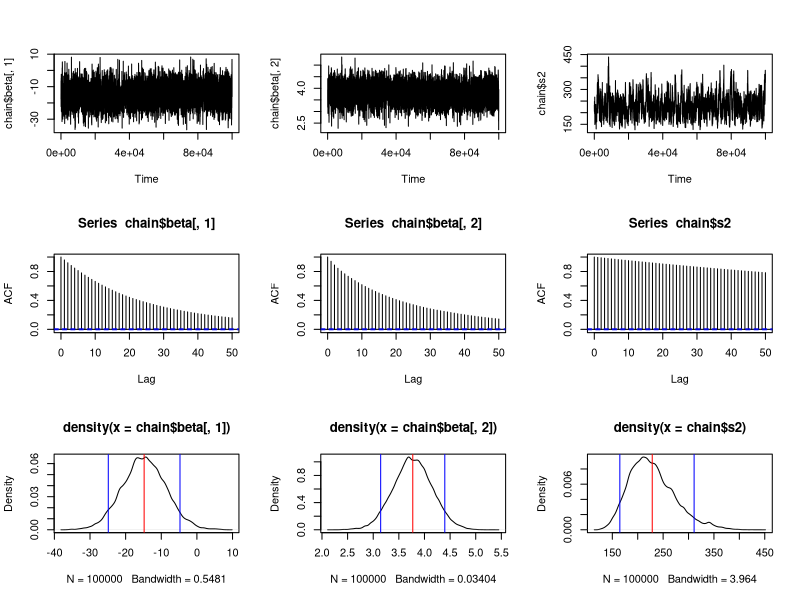

Recreate this plot in R.
###########################################
## MCMC for Bayesian linear regression
## for the cars dataset
###########################################
set.seed(1)

data(cars)
n <- dim(cars)[1]
X <- cbind(1, cars$speed)
y <- cars$dist

# Calculates the log-posterior since if not on the log scale, numerical instability
log.post <- function(y, X, beta, s2, a, b, mu = 0)
{
  n <- length(y)
  p <- dim(X)[2]
  foo <- (-n/2 - p/2 - a -1) * log(s2) + (-sum((y - X%*%beta)^2)/2 - sum((beta - mu)^2)/2 - b)/s2 
  return(foo)
}

# MCMC function with three different step-sizes for each component
BLRmcmc <- function(y, X,T = 1e4, a, b, mu = 0, start, h1 = 3, h2 = 3, h3 = 3)
{
  p <- dim(X)[2]

  beta <- matrix(0, nrow = T, ncol = p)
  s2 <- numeric(length = T)
  
  beta[1,] <- start[1:p]   # Set starting values
  s2[1] <- start[p+1]
  
  acc <- 0
  for(t in 2:T)
  {
    prop <- c(beta[t-1,], s2[t-1]) + rnorm(p+1, sd = sqrt(c(h1,h2,h3)))   # Proposal
    print(prop)
    if(prop[p+1] < 0)   # If the variance is negative, it's a straight reject
    {
      beta[t,] <- beta[t-1,]
      s2[t] <- s2[t-1]
    } else{
      
      # difference of log posteriors
      ratio <- log.post(y = y, X = X, beta = prop[1:p], s2 = prop[p+1], a = a, b = b, mu = mu) - log.post(y = y, X = X, beta = beta[t-1,], s2 = s2[t-1], a = a, b = b, mu = mu)
      if(runif(1) < exp(ratio))
      {
        acc <- acc + 1
        beta[t,] <- prop[1:p]
        s2[t] <- prop[p+1]
      } else{
       beta[t, ] <- beta[t-1, ]
       s2[t] <- s2[t-1]
      }
    }
  }
  print(paste("Acceptance prob = ", acc/T))
  return(list("beta" = beta, "s2" = s2))
}


lm.obj <- lm(y ~ X - 1)
s2.start <- var(lm.obj $residuals)

# Three different step sizes for three different components. Change h1, h2, h3 to see how Acceptance prob is affected
# Tuned to be aroun 32% since dimension is 3
# Also notice the starting values
chain <- BLRmcmc(T = 1e5, y = y, X = X, a = 1, b = 1, start = c(lm.obj$coeff, s2.start), h1 = 20, h2 = .35, h3 = 100)

# Poster mean Estimates and credible intervals
post.mean <- c(colMeans(chain$beta), mean(chain$s2))
post.quant1 <- c(quantile(chain$beta[,1], .05), quantile(chain$beta[,2], .05), quantile(chain$s2, .05))
post.quant2 <- c(quantile(chain$beta[,1], .95), quantile(chain$beta[,2], .95), quantile(chain$s2, .95))


# Estimates of intercept
c(post.quant1[1],post.mean[1], post.quant2[1])
lm.obj$coefficients[1]  # Compare with MLE

# Estimates of coefficient of speed
c(post.quant1[2], post.mean[2], post.quant2[2])
lm.obj$coefficients[2]  # Compare with MLE

# Estimates of variance
c(post.quant1[3],post.mean[3],  post.quant2[3])
var(lm.obj $residuals)  # Compare with MLE


#Visualizing plots
par(mfrow = c(3,3))
plot.ts(chain$beta[,1])
plot.ts(chain$beta[,2])
plot.ts(chain$s2)

acf(chain$beta[ ,1])
acf(chain$beta[ ,2])
acf(chain$s2)

plot(density(chain$beta[,1]))
abline(v = c(post.mean[1], post.quant1[1], post.quant2[1]), col = c("red", "blue", "blue"))
plot(density(chain$beta[,2]))
abline(v = c(post.mean[2], post.quant1[2], post.quant2[2]), col = c("red", "blue", "blue"))
plot(density(chain$s2))
abline(v = c(post.mean[3], post.quant1[3], post.quant2[3]), col = c("red", "blue", "blue"))






